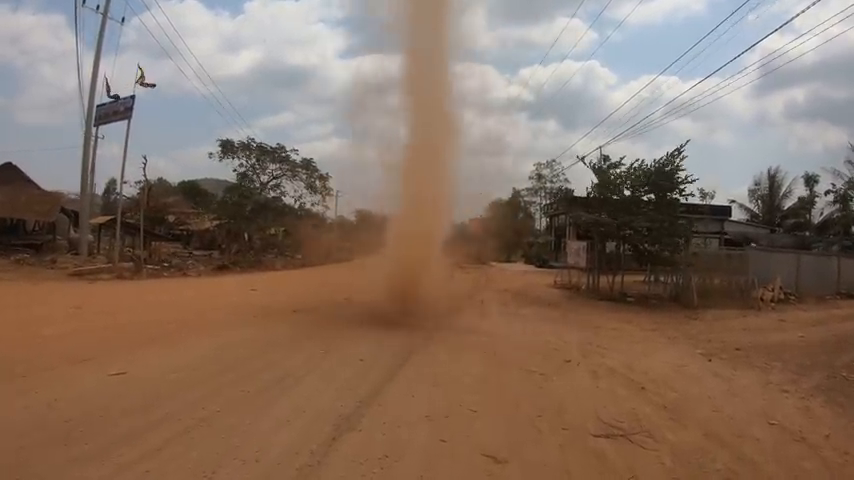
#> input picture frame 126 of CNN/videos/tornados/tornado5.mp4, 854 x 480 px, given in place of inundacion1.mp4, which was not available
$ jupyter execute --allow-errors editDatasetCNN.ipynb   (text cells are left out)
#> lines starting #> are read from the running program, lines starting #| are printed output that depends on the picture; after the words box and inside, x2 and y2 are one past the last pixel; in counts of white or black regions, pixels touching at a corner belong together; pictures that were not available may be replaced by others from this repository, and a replacement may not be noted
[cell 1]
import numpy as np
import cv2 as cv
import math
import os

[cell 2]
# path = 'riesgoConRuido/incendios/incendio'
# path = 'riesgoConRuido/tornados/tornado'
path = 'riesgoConRuido/inundaciones/inundacion'
# path = 'riesgoConRuido/asaltos/asalto'
# path = 'riesgoConRuido/robos_a_casas/robocasa'

partes = path.split('/')
print(partes)

path_video = '/'.join(partes[-2:])
print(path_video)

acumulado = 2652

cap = cv.VideoCapture(f"videos/{path_video}1.mp4")
fps = cap.get(cv.CAP_PROP_FPS)  # Obtiene la velocidad de fotogramas
frames_to_skip = int(fps * 5)  # Calcula los fotogramas a adelantar (5 segundos)

i = 0

while True:
    ret, frame = cap.read()
#> frame is the input picture: shape (480, 854, 3); mean B, G, R 99.6, 113.9, 135.1
    if ret:
        # Muestra el tiempo transcurrido
        current_frame = int(cap.get(cv.CAP_PROP_POS_FRAMES))
        current_time = current_frame / fps
        time_text = f"Time: {current_time:.2f} sec"
        cv.putText(frame, time_text, (10, 30), cv.FONT_HERSHEY_SIMPLEX, 1, (255, 255, 255), 2)
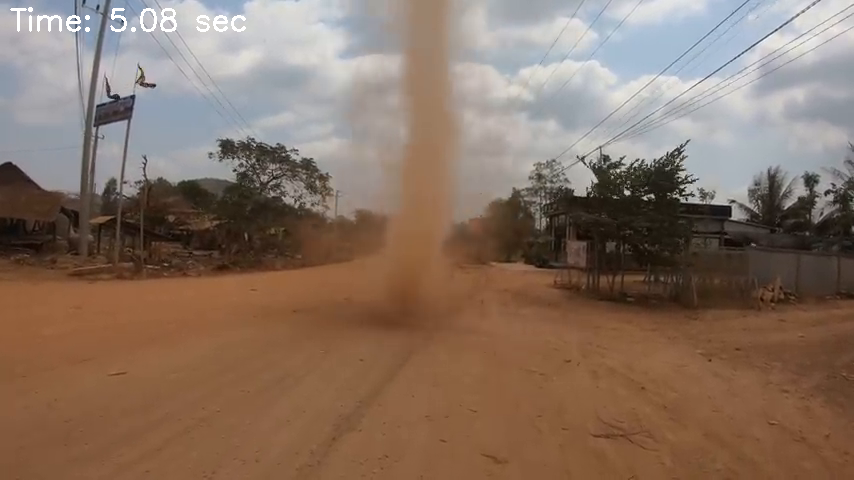
#> frame: shape (480, 854, 3); 0.36% of pixels changed, all inside (x1, y1, x2, y2) = (10, 7, 246, 32)

        cv.imshow('img', frame)
        k = cv.waitKey(30)  # Aumenta este valor para hacer que el video se reproduzca más lento
#> (key Esc is pressed here)

        if k == ord('a'):
            i += 1
            cv.imwrite(f'imgs/{path}' + str(i+acumulado) + '.jpg', frame)

        if k == ord('f'):  # Adelanta 5 segundos
            current_frame += frames_to_skip
            if current_frame >= cap.get(cv.CAP_PROP_FRAME_COUNT):
                break
            cap.set(cv.CAP_PROP_POS_FRAMES, current_frame)

        if k == 27:  # tecla ESC para salir
            break
    else:
        break

cap.release()
cv.destroyAllWindows()

[cell 3]
import cv2 as cv
import os


crop_top = 0.1
crop_bottom = 0.06
crop_left = 0.0
crop_right = 0.0


# [47 lines left out: functions crop_image, resizeimg, espejo, not called in this run]


####################### Funciones Globales ###################################

path_general = './imgs/riesgoSinRuido'


## Eliminar Ruido de imagenes

# [43 lines left out: functions crop_all_images, resize_all_images, mirror_all_images, not called in this run]

[cell 4]
## Redimensionar imagenes

def resize_all_images(file):

#> called with file = 'asalto103.jpg'
    i = 0
    imgPaths = f'{path_general}/{file}NR'
    nomFiles = os.listdir(imgPaths)
    for nomFile in nomFiles:

        i = i+1
        imgPath=imgPaths+"/"+nomFile
        img = cv.imread(imgPath)
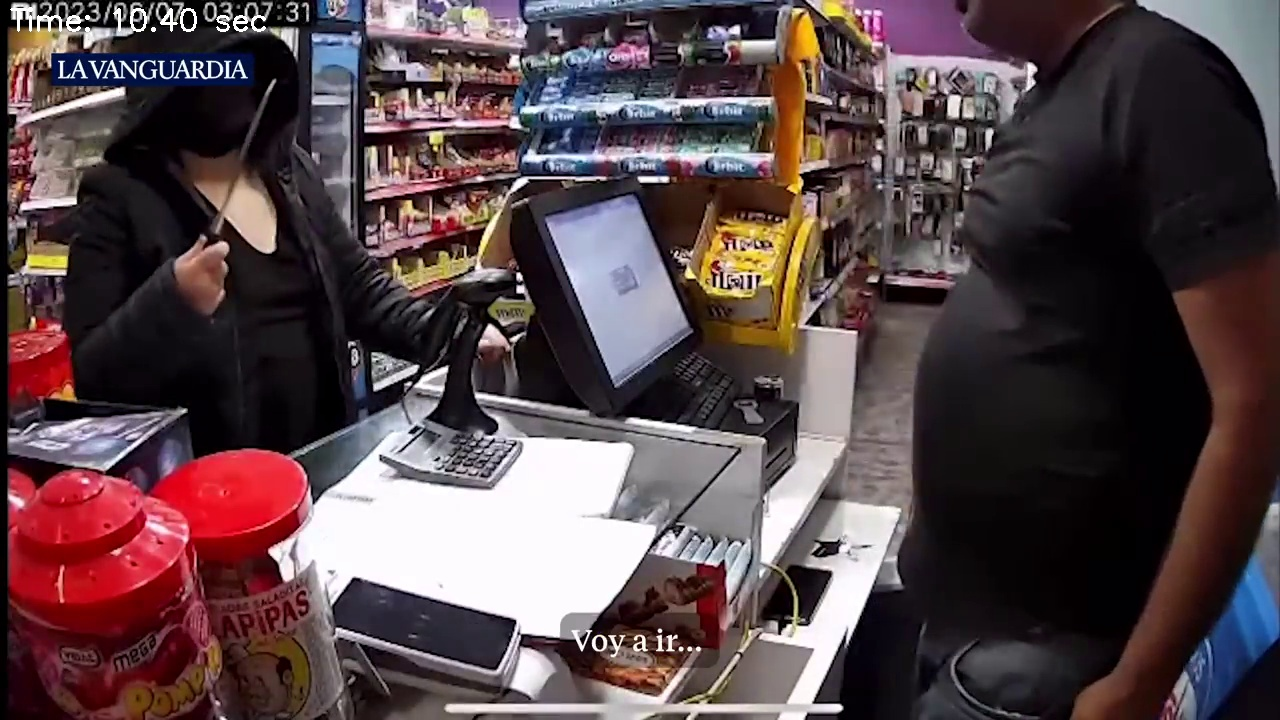
#> input picture CNN/imgs/asaltos/asalto103.jpg, 1280 x 720 px, found by its file name
#> img is the input picture: shape (720, 1280, 3); mean B, G, R 73.6, 70.2, 87.8
        nameFile = removeNum_and_Type(nomFile)
        resizeimg(img, i, file, nameFile)
        nameFile = ''

## Generar imágenes espejo

# [11 lines left out: function mirror_all_images, not called in this run]

[cell 5]
files  = os.listdir('./imgs/riesgoConRuido/')


#> (the rest of this cell did not finish here and is left out)

[cell 6]
import re


## tomarnombreFile
# [5 lines left out: function removeNum_and_Type, not called in this run]

[cell 7]
from PIL import Image
import os
import cv2 as cv


path = './imgs/dataset'

# [34 lines left out: functions convertImg, convert_all_Imgs, delete_file_PNG, not called in this run]

#############################################

files  = os.listdir(path)

for file in files:

    ## llama funcion para convertir espejo imagenes
    # convert_all_Imgs(file)

    ## borra todos los *.png
    if os.path.isdir(os.path.join(path, file)):
        delete_file_PNG(file)

[cell 8]
import os

path = "./imgs/new_dataset/"

def contar_archivos_en_carpetas():
    for root, dirs, _ in os.walk(path):
        for d in dirs:
            dir_path = os.path.join(root, d)
            file_count = sum([len(files) for _, _, files in os.walk(dir_path)])
            print(f"{dir_path}: {file_count} archivos")

contar_archivos_en_carpetas()

[cell 9]
import os
import cv2 as cv
import re


## tomarnombreFile
def removeNum_and_Type(nameFile) -> str:

    pattern = re.compile(r'\d+\.(jpg|png)$')

    return pattern.sub('', nameFile)


def resizeimg(img, i, file, nameFile):
    """Funcion para redimensionar imagen a 28x21 px"""
#> called with i = 1, file = 'asalto103.jpg', nameFile = 'asalto'

    # Verifica si la imagen ya tiene el tamaño deseado

    path = f'imgs/new_dataset/{file}'

    if not os.path.exists(path):
        os.makedirs(path)

    frame2 = cv.resize(img, (28,21), interpolation = cv.INTER_AREA)
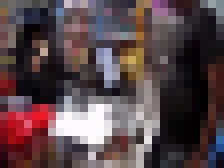
#> frame2: shape (21, 28, 3) (shown 8 times larger); mean B, G, R 73.6, 70.3, 87.8

    cv.imwrite(f'{path}/{nameFile}reduce{str(i)}.jpg', frame2)


def resize_all_images(file:str):
    i = 0
    imgPaths = f'./imgs/dataset/{file}'
    nomFiles = os.listdir(imgPaths)
    for nomFile in nomFiles:

        i = i+1
        imgPath=imgPaths+"/"+nomFile
        img = cv.imread(imgPath)
        nameFile = removeNum_and_Type(nomFile)
        resizeimg(img, i, file, nameFile)
        nameFile = ''


files = os.listdir('./imgs/dataset/')

for file in files:
    # llama funcion para redimensionar imagenes
    resize_all_images(file)

$ run again, starting later in the video
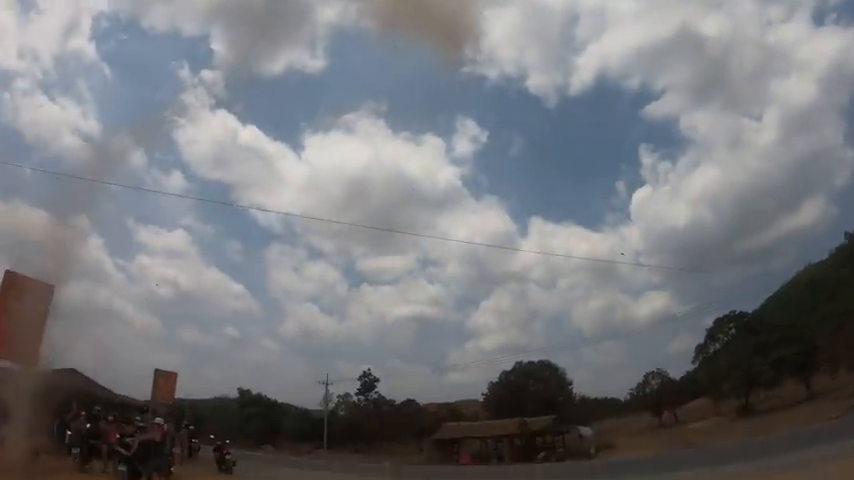
#> input picture frame 567 of CNN/videos/tornados/tornado5.mp4, 854 x 480 px, given in place of inundacion1.mp4, which was not available
#> frame is the input picture: shape (480, 854, 3); mean B, G, R 122, 118.2, 116.7
#> `cv.putText(frame, time_text, (10, 30), cv.FONT_HERSHEY_SIMPLEX, 1, (25..`:
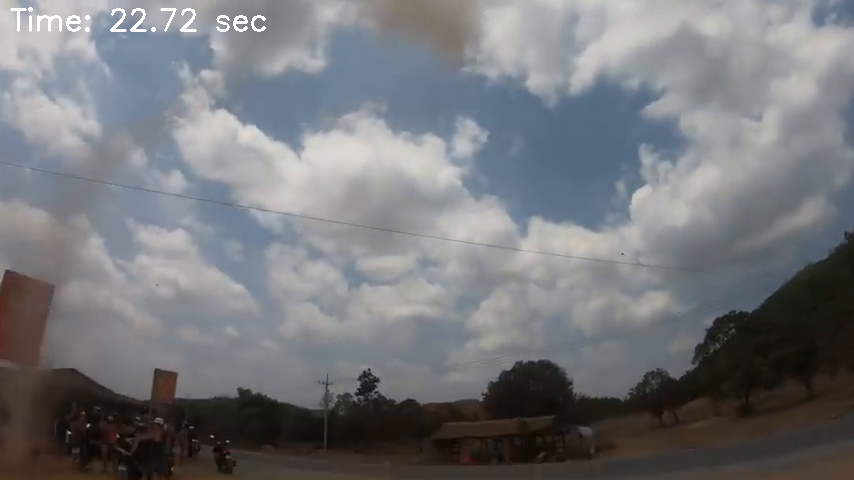
#> frame: shape (480, 854, 3); 0.38% of pixels changed, all inside (x1, y1, x2, y2) = (10, 7, 266, 32)
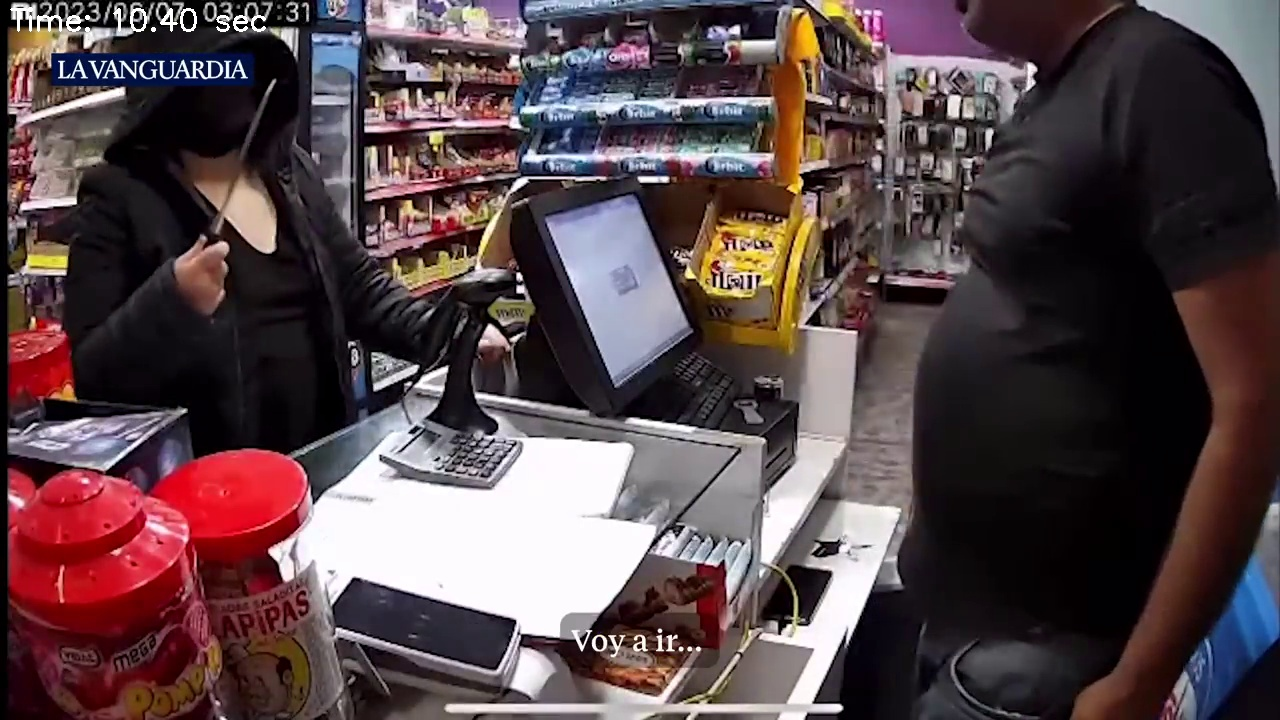
#> input picture CNN/imgs/asaltos/asalto103.jpg, 1280 x 720 px, found by its file name
#> in resize_all_images, img is the input picture: shape (720, 1280, 3); mean B, G, R 73.6, 70.2, 87.8

$ run again, starting later in the video
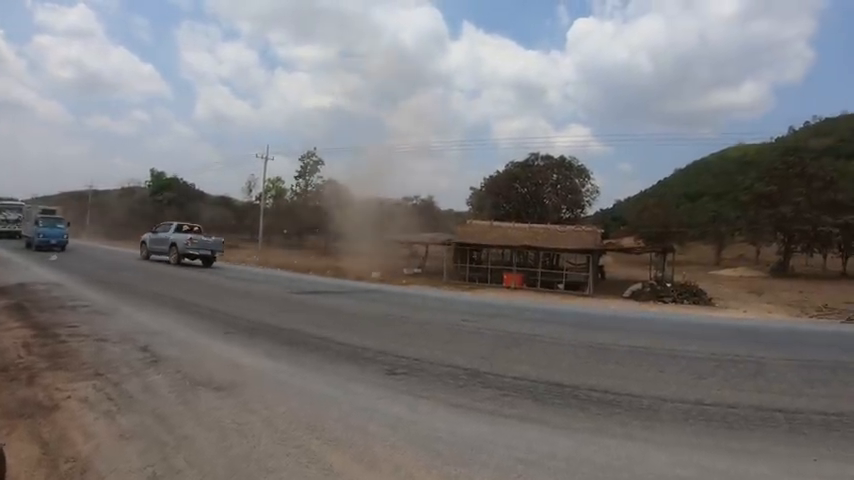
#> input picture frame 1008 of CNN/videos/tornados/tornado5.mp4, 854 x 480 px, given in place of inundacion1.mp4, which was not available
#> frame is the input picture: shape (480, 854, 3); mean B, G, R 119.9, 119.1, 121.1
#> `cv.putText(frame, time_text, (10, 30), cv.FONT_HERSHEY_SIMPLEX, 1, (25..`:
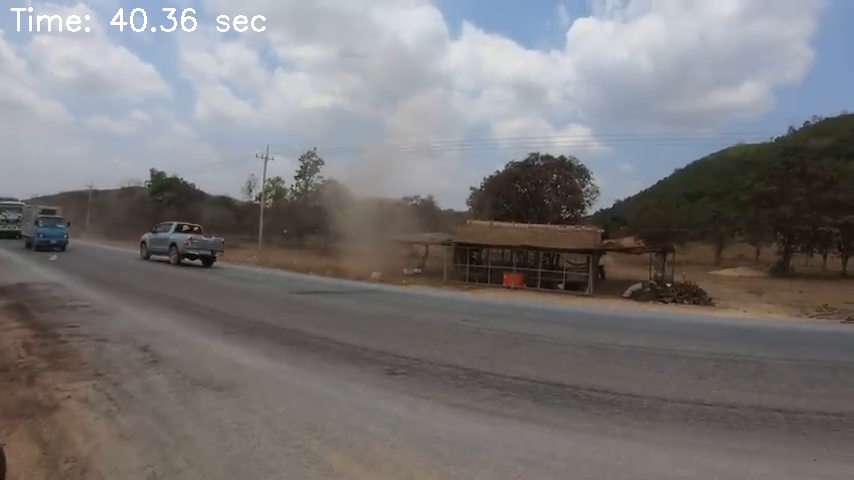
#> frame: shape (480, 854, 3); 0.39% of pixels changed, all inside (x1, y1, x2, y2) = (10, 7, 266, 32)
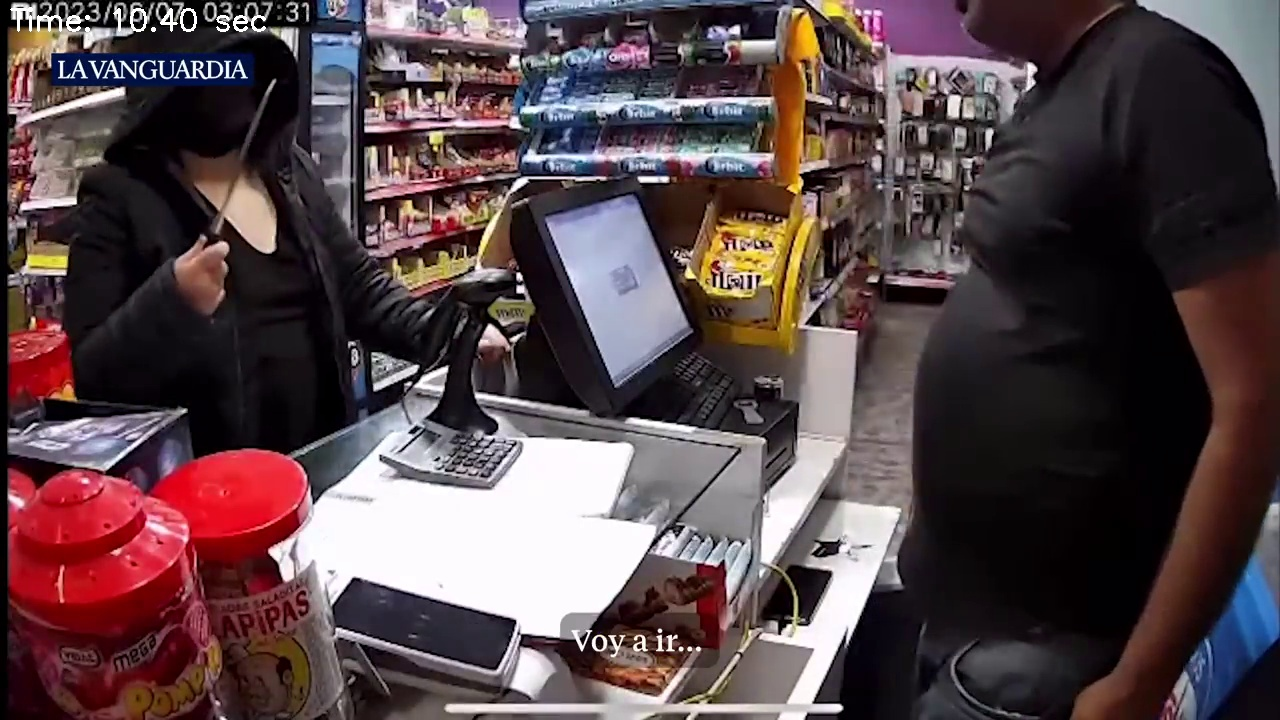
#> input picture CNN/imgs/asaltos/asalto103.jpg, 1280 x 720 px, found by its file name
#> in resize_all_images, img is the input picture: shape (720, 1280, 3); mean B, G, R 73.6, 70.2, 87.8
